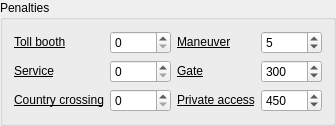
    <widget class="QgsCollapsibleGroupBox" name="penalties_box">
     <property name="toolTip">
      <string>&lt;html&gt;&lt;head/&gt;&lt;body&gt;&lt;p&gt;Penalty options are fixed costs in seconds that are only added to the path cost. Penalties can influence the route path determination but do not add to the estimated time along the path. Penalties must be in the range of 0.0 seconds to 43200.0 seconds (12 hours).&lt;/p&gt;&lt;/body&gt;&lt;/html&gt;</string>
     </property>
     <property name="title">
      <string>Penalties</string>
     </property>
     <property name="collapsed">
      <bool>true</bool>
     </property>
     <layout class="QHBoxLayout" name="horizontalLayout_7">
      <item>
       <layout class="QFormLayout" name="penalties_column_1">
        <item row="0" column="0">
         <widget class="QLabel" name="toll_booth_penalty_label">
          <property name="toolTip">
           <string>&lt;html&gt;&lt;head/&gt;&lt;body&gt;&lt;p&gt;A penalty applied to the cost when a toll&lt;a href=&quot;http://wiki.openstreetmap.org/wiki/Tag:barrier%3Dtoll_booth&quot;&gt;&lt;span style=&quot; text-decoration: underline; color:#0068da;&quot;/&gt;&lt;/a&gt;booth is encountered.&lt;/p&gt;&lt;/body&gt;&lt;/html&gt;</string>
          </property>
          <property name="text">
           <string>&lt;html&gt;&lt;head/&gt;&lt;body&gt;&lt;p&gt;&lt;a href=&quot;https://valhalla.github.io/valhalla/api/turn-by-turn/api-reference.md#automobile-and-bus-costing-options&quot;&gt;&lt;span style=&quot; text-decoration: underline; color:#000000;&quot;&gt;Toll booth&lt;/span&gt;&lt;/a&gt;&lt;/p&gt;&lt;/body&gt;&lt;/html&gt;</string>
          </property>
          <property name="openExternalLinks">
           <bool>true</bool>
          </property>
         </widget>
        </item>
        <item row="0" column="1">
         <widget class="QgsSpinBox" name="toll_booth_penalty">
          <property name="maximum">
           <number>43200</number>
          </property>
         </widget>
        </item>
        <item row="1" column="1">
         <widget class="QgsSpinBox" name="service_penalty">
          <property name="maximum">
           <number>43200</number>
          </property>
          <property name="value">
           <number>0</number>
          </property>
         </widget>
        </item>
        <item row="2" column="1">
         <widget class="QgsSpinBox" name="country_crossing_penalty">
          <property name="maximum">
           <number>43200</number>
          </property>
         </widget>
        </item>
        <item row="1" column="0">
         <widget class="QLabel" name="service_penalty_label">
          <property name="toolTip">
           <string>&lt;html&gt;&lt;head/&gt;&lt;body&gt;&lt;p&gt;A penalty applied for transition to generic service road. &lt;/p&gt;&lt;/body&gt;&lt;/html&gt;</string>
          </property>
          <property name="text">
           <string>&lt;html&gt;&lt;head/&gt;&lt;body&gt;&lt;p&gt;&lt;a href=&quot;https://valhalla.github.io/valhalla/api/turn-by-turn/api-reference.md#automobile-and-bus-costing-options&quot;&gt;&lt;span style=&quot; text-decoration: underline; color:#000000;&quot;&gt;Service&lt;/span&gt;&lt;/a&gt;&lt;/p&gt;&lt;/body&gt;&lt;/html&gt;</string>
          </property>
          <property name="openExternalLinks">
           <bool>true</bool>
          </property>
         </widget>
        </item>
        <item row="2" column="0">
         <widget class="QLabel" name="country_crossing_penalty_label">
          <property name="toolTip">
           <string>&lt;html&gt;&lt;head/&gt;&lt;body&gt;&lt;table border=&quot;0&quot; style=&quot; margin-top:0px; margin-bottom:0px; margin-left:0px; margin-right:0px;&quot; cellspacing=&quot;2&quot; cellpadding=&quot;0&quot;&gt;&lt;tr&gt;&lt;td/&gt;&lt;td&gt;&lt;p&gt;A penalty applied for a country crossing.&lt;/p&gt;&lt;/td&gt;&lt;/tr&gt;&lt;/table&gt;&lt;/body&gt;&lt;/html&gt;</string>
          </property>
          <property name="text">
           <string>&lt;html&gt;&lt;head/&gt;&lt;body&gt;&lt;p&gt;&lt;a href=&quot;https://valhalla.github.io/valhalla/api/turn-by-turn/api-reference.md#automobile-and-bus-costing-options&quot;&gt;&lt;span style=&quot; text-decoration: underline; color:#000000;&quot;&gt;Country crossing&lt;/span&gt;&lt;/a&gt;&lt;/p&gt;&lt;/body&gt;&lt;/html&gt;</string>
          </property>
          <property name="openExternalLinks">
           <bool>true</bool>
          </property>
         </widget>
        </item>
       </layout>
      </item>
      <item>
       <layout class="QFormLayout" name="penalties_column_2">
        <item row="0" column="0">
         <widget class="QLabel" name="maneuver_penalty_label">
          <property name="toolTip">
           <string>&lt;html&gt;&lt;head/&gt;&lt;body&gt;&lt;p&gt;A penalty applied when transitioning between roads that do not have consistent naming–in other words, no road names in common.&lt;/p&gt;&lt;/body&gt;&lt;/html&gt;</string>
          </property>
          <property name="text">
           <string>&lt;html&gt;&lt;head/&gt;&lt;body&gt;&lt;p&gt;&lt;a href=&quot;https://valhalla.github.io/valhalla/api/turn-by-turn/api-reference.md#automobile-and-bus-costing-options&quot;&gt;&lt;span style=&quot; text-decoration: underline; color:#000000;&quot;&gt;Maneuver&lt;/span&gt;&lt;/a&gt;&lt;/p&gt;&lt;/body&gt;&lt;/html&gt;</string>
          </property>
          <property name="openExternalLinks">
           <bool>true</bool>
          </property>
         </widget>
        </item>
        <item row="0" column="1">
         <widget class="QgsSpinBox" name="maneuver_penalty">
          <property name="maximum">
           <number>43200</number>
          </property>
          <property name="value">
           <number>5</number>
          </property>
         </widget>
        </item>
        <item row="1" column="1">
         <widget class="QgsSpinBox" name="gate_penalty">
          <property name="maximum">
           <number>43200</number>
          </property>
          <property name="value">
           <number>300</number>
          </property>
         </widget>
        </item>
        <item row="1" column="0">
         <widget class="QLabel" name="gate_penalty_label">
          <property name="toolTip">
           <string>&lt;html&gt;&lt;head/&gt;&lt;body&gt;&lt;p&gt;A penalty applied when a gate with no access information is on the road.&lt;/p&gt;&lt;/body&gt;&lt;/html&gt;</string>
          </property>
          <property name="text">
           <string>&lt;html&gt;&lt;head/&gt;&lt;body&gt;&lt;p&gt;&lt;a href=&quot;https://valhalla.github.io/valhalla/api/turn-by-turn/api-reference.md#automobile-and-bus-costing-options&quot;&gt;&lt;span style=&quot; text-decoration: underline; color:#000000;&quot;&gt;Gate&lt;/span&gt;&lt;/a&gt;&lt;/p&gt;&lt;/body&gt;&lt;/html&gt;</string>
          </property>
          <property name="openExternalLinks">
           <bool>true</bool>
          </property>
         </widget>
        </item>
        <item row="2" column="1">
         <widget class="QgsSpinBox" name="private_access_penalty">
          <property name="maximum">
           <number>43200</number>
          </property>
          <property name="value">
           <number>450</number>
          </property>
         </widget>
        </item>
        <item row="2" column="0">
         <widget class="QLabel" name="private_access_penalty_label">
          <property name="toolTip">
           <string>&lt;html&gt;&lt;head/&gt;&lt;body&gt;&lt;p&gt;A penalty applied when a gate or bollard with &lt;span style=&quot; font-family:'.SF NS Mono';&quot;&gt;access=private&lt;/span&gt; is encountered. &lt;/p&gt;&lt;/body&gt;&lt;/html&gt;</string>
          </property>
          <property name="text">
           <string>&lt;html&gt;&lt;head/&gt;&lt;body&gt;&lt;p&gt;&lt;a href=&quot;https://valhalla.github.io/valhalla/api/turn-by-turn/api-reference.md#automobile-and-bus-costing-options&quot;&gt;&lt;span style=&quot; text-decoration: underline; color:#000000;&quot;&gt;Private access&lt;/span&gt;&lt;/a&gt;&lt;/p&gt;&lt;/body&gt;&lt;/html&gt;</string>
          </property>
          <property name="openExternalLinks">
           <bool>true</bool>
          </property>
         </widget>
        </item>
       </layout>
      </item>
     </layout>
    </widget>
